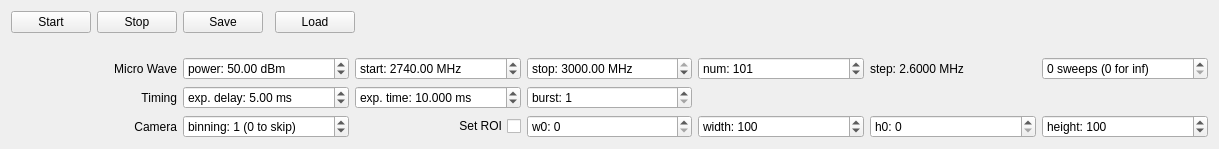
<?xml version="1.0" encoding="UTF-8"?>
<ui version="4.0">
 <class>IODMR</class>
 <widget class="QWidget" name="IODMR">
  <property name="geometry">
   <rect>
    <x>0</x>
    <y>0</y>
    <width>1219</width>
    <height>149</height>
   </rect>
  </property>
  <property name="minimumSize">
   <size>
    <width>0</width>
    <height>0</height>
   </size>
  </property>
  <property name="windowTitle">
   <string>Form</string>
  </property>
  <layout class="QVBoxLayout" name="verticalLayout">
   <item>
    <layout class="QHBoxLayout" name="horizontalLayout_2">
     <item>
      <widget class="QPushButton" name="startButton">
       <property name="text">
        <string>Start</string>
       </property>
      </widget>
     </item>
     <item>
      <widget class="QPushButton" name="stopButton">
       <property name="text">
        <string>Stop</string>
       </property>
      </widget>
     </item>
     <item>
      <widget class="QPushButton" name="saveButton">
       <property name="text">
        <string>Save</string>
       </property>
      </widget>
     </item>
     <item>
      <widget class="CompressionWidget" name="compression" native="true"/>
     </item>
     <item>
      <widget class="QPushButton" name="loadButton">
       <property name="text">
        <string>Load</string>
       </property>
      </widget>
     </item>
     <item>
      <spacer name="horizontalSpacer">
       <property name="orientation">
        <enum>Qt::Horizontal</enum>
       </property>
       <property name="sizeHint" stdset="0">
        <size>
         <width>40</width>
         <height>20</height>
        </size>
       </property>
      </spacer>
     </item>
    </layout>
   </item>
   <item>
    <spacer name="verticalSpacer">
     <property name="orientation">
      <enum>Qt::Vertical</enum>
     </property>
     <property name="sizeHint" stdset="0">
      <size>
       <width>20</width>
       <height>40</height>
      </size>
     </property>
    </spacer>
   </item>
   <item>
    <layout class="QGridLayout" name="gridLayout">
     <item row="0" column="5">
      <widget class="QSpinBox" name="numBox">
       <property name="sizePolicy">
        <sizepolicy hsizetype="Preferred" vsizetype="Preferred">
         <horstretch>0</horstretch>
         <verstretch>0</verstretch>
        </sizepolicy>
       </property>
       <property name="suffix">
        <string/>
       </property>
       <property name="prefix">
        <string>num: </string>
       </property>
       <property name="minimum">
        <number>2</number>
       </property>
       <property name="maximum">
        <number>99999</number>
       </property>
       <property name="value">
        <number>101</number>
       </property>
      </widget>
     </item>
     <item row="0" column="6">
      <widget class="QLabel" name="stepLabel">
       <property name="text">
        <string>step: 2.6000 MHz</string>
       </property>
      </widget>
     </item>
     <item row="0" column="4">
      <widget class="QDoubleSpinBox" name="stopBox">
       <property name="sizePolicy">
        <sizepolicy hsizetype="Preferred" vsizetype="Preferred">
         <horstretch>0</horstretch>
         <verstretch>0</verstretch>
        </sizepolicy>
       </property>
       <property name="prefix">
        <string>stop: </string>
       </property>
       <property name="suffix">
        <string> MHz</string>
       </property>
       <property name="minimum">
        <double>10.000000000000000</double>
       </property>
       <property name="maximum">
        <double>3000.000000000000000</double>
       </property>
       <property name="singleStep">
        <double>100.000000000000000</double>
       </property>
       <property name="value">
        <double>3000.000000000000000</double>
       </property>
      </widget>
     </item>
     <item row="0" column="2">
      <widget class="QDoubleSpinBox" name="powerBox">
       <property name="sizePolicy">
        <sizepolicy hsizetype="Preferred" vsizetype="Preferred">
         <horstretch>0</horstretch>
         <verstretch>0</verstretch>
        </sizepolicy>
       </property>
       <property name="prefix">
        <string>power: </string>
       </property>
       <property name="suffix">
        <string> dBm</string>
       </property>
       <property name="value">
        <double>50.000000000000000</double>
       </property>
      </widget>
     </item>
     <item row="0" column="1">
      <widget class="QLabel" name="label_2">
       <property name="text">
        <string>Micro Wave</string>
       </property>
       <property name="alignment">
        <set>Qt::AlignRight|Qt::AlignTrailing|Qt::AlignVCenter</set>
       </property>
      </widget>
     </item>
     <item row="0" column="3">
      <widget class="QDoubleSpinBox" name="startBox">
       <property name="sizePolicy">
        <sizepolicy hsizetype="Preferred" vsizetype="Preferred">
         <horstretch>0</horstretch>
         <verstretch>0</verstretch>
        </sizepolicy>
       </property>
       <property name="prefix">
        <string>start: </string>
       </property>
       <property name="suffix">
        <string> MHz</string>
       </property>
       <property name="minimum">
        <double>10.000000000000000</double>
       </property>
       <property name="maximum">
        <double>3000.000000000000000</double>
       </property>
       <property name="singleStep">
        <double>100.000000000000000</double>
       </property>
       <property name="value">
        <double>2740.000000000000000</double>
       </property>
      </widget>
     </item>
     <item row="1" column="1">
      <widget class="QLabel" name="label">
       <property name="sizePolicy">
        <sizepolicy hsizetype="Preferred" vsizetype="Preferred">
         <horstretch>0</horstretch>
         <verstretch>0</verstretch>
        </sizepolicy>
       </property>
       <property name="text">
        <string>Timing</string>
       </property>
       <property name="alignment">
        <set>Qt::AlignRight|Qt::AlignTrailing|Qt::AlignVCenter</set>
       </property>
      </widget>
     </item>
     <item row="2" column="1">
      <widget class="QLabel" name="label_3">
       <property name="layoutDirection">
        <enum>Qt::LeftToRight</enum>
       </property>
       <property name="text">
        <string>Camera</string>
       </property>
       <property name="alignment">
        <set>Qt::AlignRight|Qt::AlignTrailing|Qt::AlignVCenter</set>
       </property>
      </widget>
     </item>
     <item row="2" column="2">
      <widget class="QSpinBox" name="binningBox">
       <property name="suffix">
        <string> (0 to skip)</string>
       </property>
       <property name="prefix">
        <string>binning: </string>
       </property>
       <property name="minimum">
        <number>0</number>
       </property>
       <property name="maximum">
        <number>4</number>
       </property>
       <property name="value">
        <number>1</number>
       </property>
      </widget>
     </item>
     <item row="2" column="3">
      <widget class="QCheckBox" name="roiBox">
       <property name="layoutDirection">
        <enum>Qt::RightToLeft</enum>
       </property>
       <property name="text">
        <string>Set ROI</string>
       </property>
      </widget>
     </item>
     <item row="2" column="4">
      <widget class="QSpinBox" name="woffsetBox">
       <property name="suffix">
        <string/>
       </property>
       <property name="prefix">
        <string>w0: </string>
       </property>
       <property name="maximum">
        <number>10000</number>
       </property>
      </widget>
     </item>
     <item row="2" column="5">
      <widget class="QSpinBox" name="widthBox">
       <property name="prefix">
        <string>width: </string>
       </property>
       <property name="minimum">
        <number>10</number>
       </property>
       <property name="maximum">
        <number>10000</number>
       </property>
       <property name="value">
        <number>100</number>
       </property>
      </widget>
     </item>
     <item row="2" column="6">
      <widget class="QSpinBox" name="hoffsetBox">
       <property name="prefix">
        <string>h0: </string>
       </property>
       <property name="maximum">
        <number>10000</number>
       </property>
      </widget>
     </item>
     <item row="2" column="7">
      <widget class="QSpinBox" name="heightBox">
       <property name="prefix">
        <string>height: </string>
       </property>
       <property name="minimum">
        <number>10</number>
       </property>
       <property name="maximum">
        <number>10000</number>
       </property>
       <property name="value">
        <number>100</number>
       </property>
      </widget>
     </item>
     <item row="0" column="7">
      <widget class="QSpinBox" name="sweepsBox">
       <property name="suffix">
        <string> sweeps (0 for inf)</string>
       </property>
       <property name="prefix">
        <string/>
       </property>
       <property name="minimum">
        <number>0</number>
       </property>
       <property name="value">
        <number>0</number>
       </property>
      </widget>
     </item>
     <item row="1" column="2">
      <widget class="QDoubleSpinBox" name="exposuredelayBox">
       <property name="prefix">
        <string>exp. delay: </string>
       </property>
       <property name="suffix">
        <string> ms</string>
       </property>
       <property name="maximum">
        <double>999.990000000000009</double>
       </property>
       <property name="value">
        <double>5.000000000000000</double>
       </property>
      </widget>
     </item>
     <item row="1" column="3">
      <widget class="QDoubleSpinBox" name="exposuretimeBox">
       <property name="sizePolicy">
        <sizepolicy hsizetype="Preferred" vsizetype="Preferred">
         <horstretch>0</horstretch>
         <verstretch>0</verstretch>
        </sizepolicy>
       </property>
       <property name="prefix">
        <string>exp. time: </string>
       </property>
       <property name="suffix">
        <string> ms</string>
       </property>
       <property name="decimals">
        <number>3</number>
       </property>
       <property name="minimum">
        <double>0.001000000000000</double>
       </property>
       <property name="maximum">
        <double>10000.000000000000000</double>
       </property>
       <property name="singleStep">
        <double>1.000000000000000</double>
       </property>
       <property name="value">
        <double>10.000000000000000</double>
       </property>
      </widget>
     </item>
     <item row="1" column="4">
      <widget class="QSpinBox" name="burstBox">
       <property name="prefix">
        <string>burst: </string>
       </property>
       <property name="minimum">
        <number>1</number>
       </property>
       <property name="maximum">
        <number>255</number>
       </property>
      </widget>
     </item>
    </layout>
   </item>
  </layout>
 </widget>
 <customwidgets>
  <customwidget>
   <class>CompressionWidget</class>
   <extends>QWidget</extends>
   <header>mahos.gui.common_widget</header>
   <container>1</container>
  </customwidget>
 </customwidgets>
 <tabstops>
  <tabstop>startButton</tabstop>
  <tabstop>stopButton</tabstop>
  <tabstop>saveButton</tabstop>
  <tabstop>loadButton</tabstop>
  <tabstop>powerBox</tabstop>
  <tabstop>startBox</tabstop>
  <tabstop>stopBox</tabstop>
  <tabstop>numBox</tabstop>
 </tabstops>
 <resources/>
 <connections/>
</ui>
